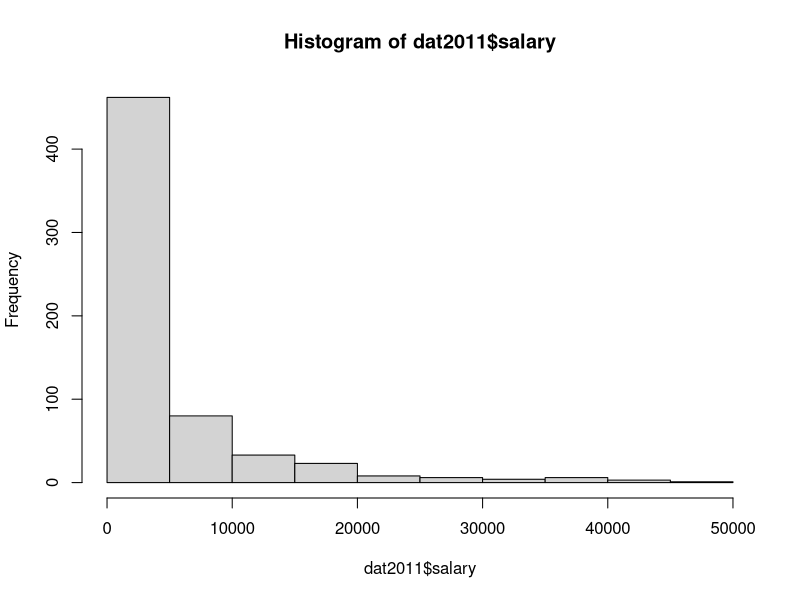
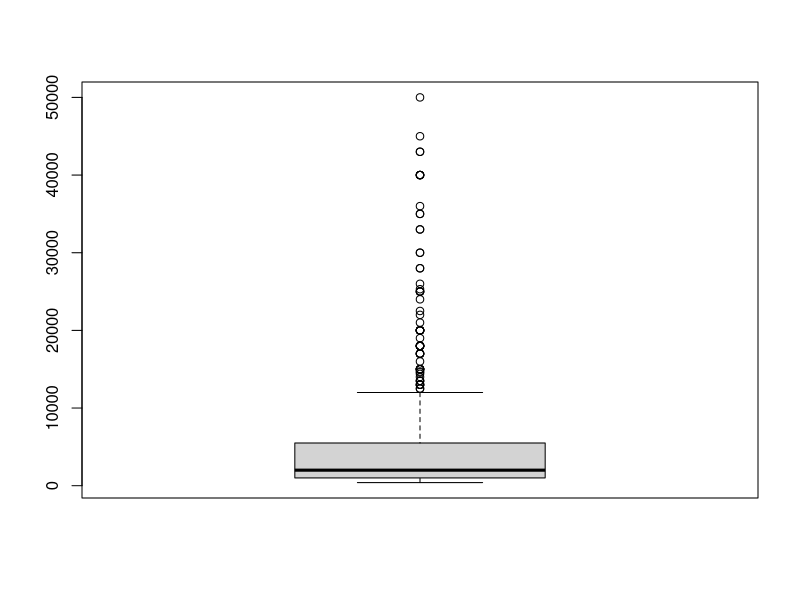

Write the R code that produced these figures, in order.
# 心理学データ解析/伴走サイトコード -----------------------------------------------------
#  Programmed by kosugitti
#  Licence ; Creative Commons BY-SA license (CC BY-SA) version 4.0
## 第5章 記述統計量
## サンプルデータ BaseballDecade.csv をサイトからダウンロードし，
## このコードと同じプロジェクトフォルダに置いておく

# データの読み込み ------------------------------------------------------------

## code 5.1 データの読み込み
rm(list = ls())
library(tidyverse)
dat <- read.csv("BaseballDecade.csv", na.strings = "NA")
dat2011 <- dat %>% filter(Year == "2011年度")

## code 5.2 データの確認
str(dat2011)
head(dat2011)

## code 5.3 記述統計量の算出
summary(dat2011)


# Rによる統計量の算出 ----------------------------------------------------------

## code 5.4 平均値の算出
mean(dat2011$salary)

## code 5.5 平均値の算出(欠測値を除く)
mean(dat2011$HR, na.rm = TRUE)

## code 5.6 中央値の算出
median(dat2011$salary)

## code 5.7 分散と標準偏差の算出
var(dat2011$salary)
sd(dat2011$salary)

## code 5.8 最大値と最小値の算出
max(dat2011$salary)
min(dat2011$salary)

## code 5.9 四分位数の算出
quantile(dat2011$salary)

## code 5.10 任意のパーセンタイルの算出
quantile(dat2011$salary, probs = c(0.3, 0.75))


# Rによるデータの可視化 --------------------------------------------------------

## code 5.11 ヒストグラムの描画
hist(dat2011$salary)

## code 5.12 箱ひげ図の描画
boxplot(dat2011$salary)


# 補遺 データハンドリング ------------------------------------------------------

## tidyverse の read_csv で読み込む
dat <- read_csv("BaseballDecade.csv", na = "NA")

## code 5.13 select関数
dat %>% select(height, weight)

## code 5.14 filter関数
dat %>% filter(Year == "2020年度")

## code 5.15 filter関数
# 身長が180cm以上の人だけ取り出す
dat %>% filter(height >= 180)
# 体重が100kg以下の人だけ取り出す
dat %>% filter(weight <= 100)
# 投手だけ取り出す
dat %>% filter(position == "投手")
# 野手だけ取り出す，野手とは投手でない人のことです
dat %>% filter(position != "投手")
# どちらかの条件を満たす，という場合
dat %>% filter(position == "捕手" | position == "内野手" |
  position == "外野手")

## code 5.16 mutate関数
dat %>% select(AtBats, Hit) %>% mutate(BattingAverage = Hit / AtBats)
